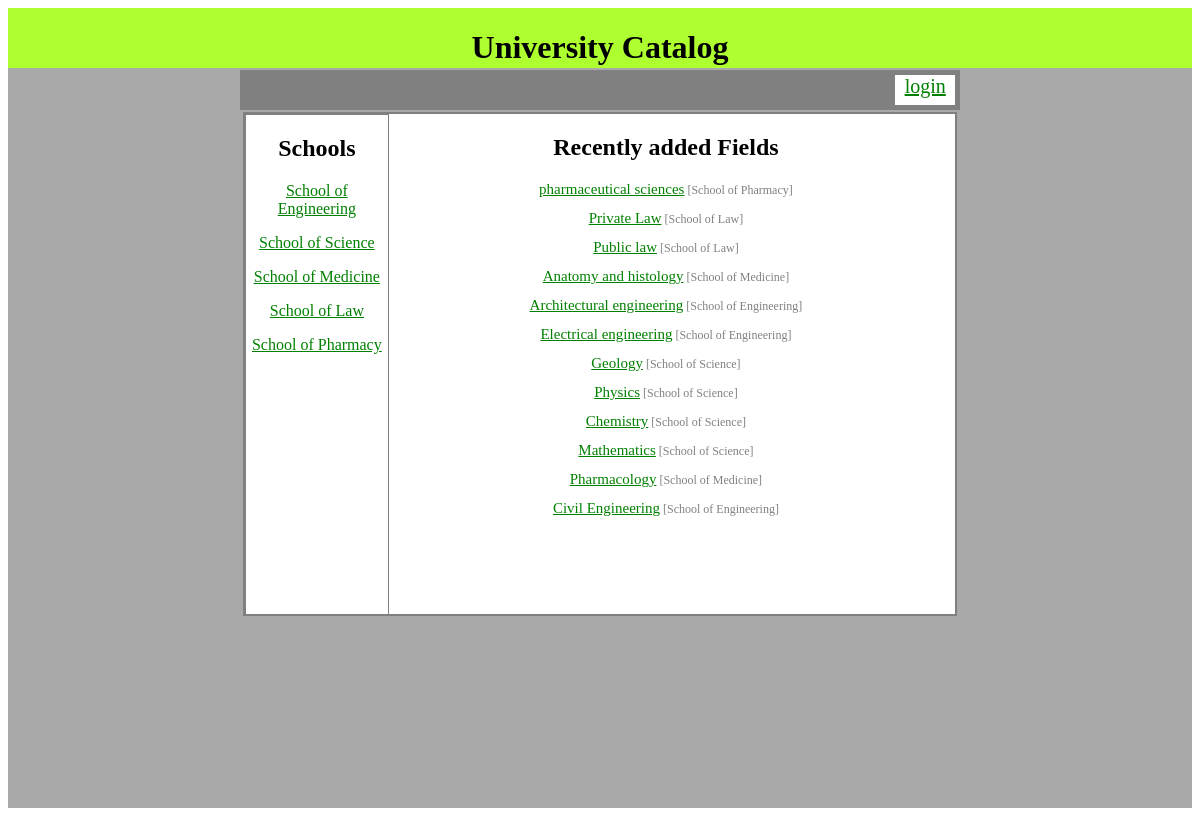
The page / on the database its author committed.
### database_setup.py (models this page shows, shortened)
class School(Base):
    __tablename__ = 'school'
    id = Column(Integer, primary_key=True)
    name = Column(String(250), nullable=False)
    user_id = Column(Integer, ForeignKey('user.id'))
    user = relationship(User)

class Field(Base):
    __tablename__ = 'field'
    name =Column(String(80), nullable = False)
    id = Column(Integer, primary_key = True)
    description = Column(String(250))
    crhours = Column(Integer)
    crprice = Column(String(8))
    school_id = Column(Integer,ForeignKey('school.id'))
    school = relationship(School)
    user_id = Column(Integer, ForeignKey('user.id'))
    user = relationship(User)

### school_catalog.py (the view)
@app.route('/')
def main():
    schools = session.query(School)
    fields = session.query(Field).order_by(desc(Field.id)).limit(12).all()
    if 'username' in login_session:
        return render_template('mainUsers.html', schools=schools,
                               fields=fields,
                               username=login_session['username'],
                               userpic=login_session['picture'])
    else:
        return render_template('main.html', schools=schools, fields=fields)

### templates/main.html (shortened to what this page needs)
<!DOCTYPE html>
<html>
    <head>
        <link rel=stylesheet type=text/css href="{{url_for('static', filename='css/style.css')}}">
    </head>
    <body>
        <div class='main'>
            <div class='header'>
                <h1>University Catalog</h1>
            </div>
            <div class='userspace'>
                <div class='logs'><a href="{{url_for('showLogin')}}" style="font-size: 20px">login</a></div>
            </div>
            <div class='midbox'>
                <div class='leftbox'>
                    <h2 style="text-align: center">Schools</h2>
                    {% for s in schools %}
                    <p style="text-align: center"><a href="{{url_for('schoolMenu',school_id=s.id)}}">{{s.name}}</a></p>
                    {% endfor %}
                </div>
                <div class='rightbox'>
                    <h2 style="text-align: center">Recently added Fields</h2>
                    {% for f in fields %}
                        {% for s in schools %}
                        {% if s.id == f.school_id %}
                        <p style="text-align: center; font-size: 12px; color: grey"><a href="{{url_for('fieldPage', school_id=f.school_id,field_id=f.id)}}" style="font-size: 15px">{{f.name}}</a> [{{s.name}}]</p>
                        {% endif %}
                        {% endfor %}
                    {% endfor %}
                </div>
            </div>
        </div>
        <div style="background-color: darkgrey; height: 200px"></div>
    </body>
</html>

### static/css/style.css (style rules this page uses)
.main { background-color: darkgrey; display: flex; flex-wrap: wrap; height: 600px; }
.header { background-color: greenyellow; height: 60px; width: 100%; text-align: center; }
.userspace { background-color: gray; height: 30px; width: 60%; border: 2px solid darkgrey; margin: auto; padding: 5px; }
.logs { float: right; height: 30px; background-color: white; width: 60px; text-align: center }
.midbox { background-color: white ; height: 500px; width: 60%; border: 2px solid grey; display: flex; flex-wrap: wrap; margin: auto; }
.leftbox { height: 500px; width: 20%; border: 1px solid grey; }
.rightbox { height: 500px; width: 78% }
a:link { color: green; }

### rows shown on the page
School: name "School of Engineering"
School: name "School of Science"
School: name "School of Medicine"
School: name "School of Law"
School: name "School of Pharmacy"
Field: name "pharmaceutical sciences"
Field: name "Private Law"
Field: name "Public law"
Field: name "Anatomy and histology"
Field: name "Architectural engineering"
Field: name "Electrical engineering"
Field: name "Geology"
Field: name "Physics"
Field: name "Chemistry"
Field: name "Mathematics"
Field: name "Pharmacology"
Field: name "Civil Engineering"
